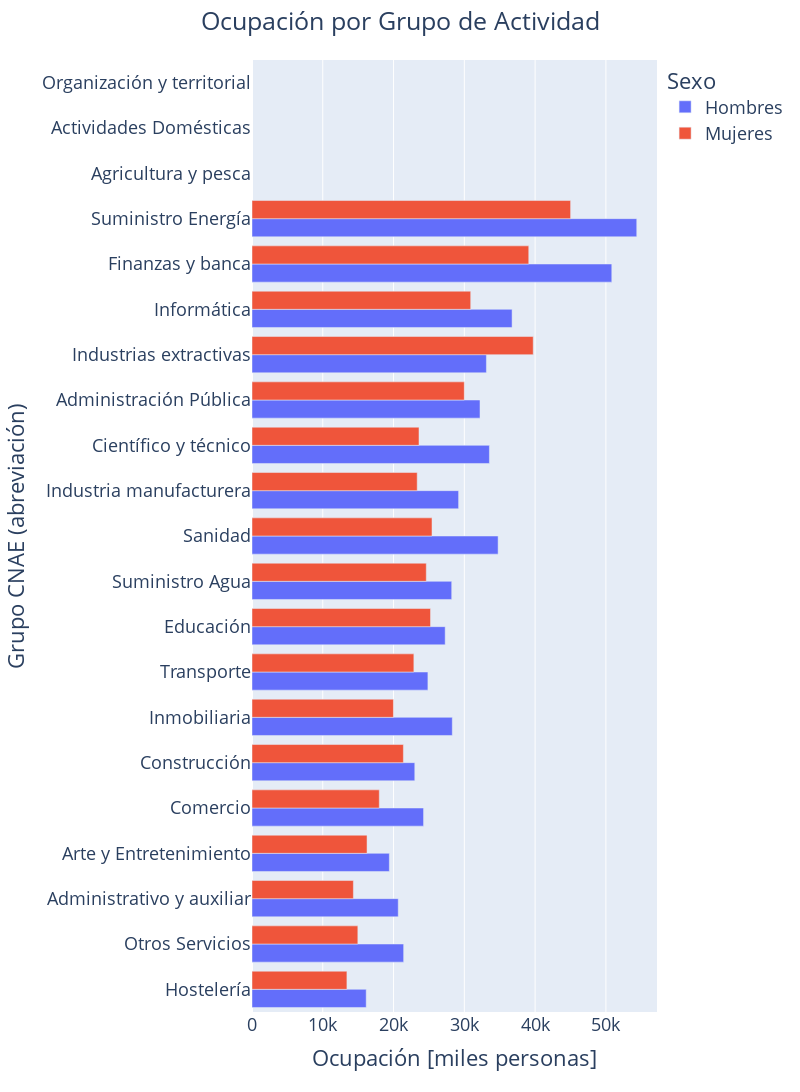

The notebook cell this image was saved under:
### Markdown cell above
2. **Activity groups compared by salary**

### Code cell
# Salary by category

# df_1 (2019, no all sections) sorted by ambos sexos grouped
sorted_tags = df_1.loc[df_1['Sexo'] == "Ambos sexos"].sort_values(by = "Salario", ascending = True)['tag']
df_2 = df_1.set_index('tag').loc[sorted_tags].reset_index()
df_2 = df_2.loc[df_2['Sexo'] != "Ambos sexos"]

fig = px.bar( 
        df_2, 
        y = 'grupo', 
        x = 'Salario',
        color = 'Sexo', 
        barmode = "group", 
        hover_data = ['Grupo CNAE 2009'], 
        orientation = 'h',
        height = 1200,
        width = 800, 
)

fig.update_layout(
        title_text='Ocupación por Grupo de Actividad', 
        title_x = 0.5,
        xaxis_title="Ocupación [miles personas]",
        yaxis_title="Grupo CNAE (abreviación)",
        font=dict(
        #family="Courier New, monospace",
        size=18,
        #color="RebeccaPurple"
        ),
)

### Figure 1 — Plotly figure (JSON) as saved in the notebook; plotly's stock layout.template omitted (floating-point values rounded to 4 significant figures)
{"data": [{"alignmentgroup": "True", "customdata": [["I Hostelería"], ["S Otros servicios"], ["N Actividades administrativas y servicios auxiliares"], ["R Actividades artísticas, recreativas y de entretenimiento"], ["G Comercio al por mayor y al por menor, reparación de vehículos de motor y motocicletas"], ["F Construcción"], ["L Actividades inmobiliarias"], ["H Transporte y almacenamiento"], ["P Educación"], ["E Suministro de agua, actividades de saneamiento, gestión de residuos y descontaminación"], ["Q Actividades sanitarias y de servicios sociales"], ["C Industria manufacturera"], ["M Actividades profesionales, científicas y técnicas"], ["O Administración Pública y defensa, Seguridad Social obligatoria"], ["B Industrias extractivas"], ["J Información y comunicaciones"], ["K Actividades financieras y de seguros"], ["D Suministro de energía eléctrica, gas, vapor y aire acondicionado"], ["A Agricultura, ganadería, silvicultura y pesca"], ["T Actividades de los hogares como empleadores de personal doméstico, actividades de los hogares como productores de bienes y servicios para uso propio"], ["U Actividades de organizaciones y organismos extraterritoriales"]], "hovertemplate": "Sexo=Hombres<br>Salario=%{x}<br>grupo=%{y}<br>Grupo CNAE 2009=%{customdata[0]}<extra></extra>", "legendgroup": "Hombres", "marker": {"color": "#636efa", "pattern": {"shape": ""}}, "name": "Hombres", "offsetgroup": "Hombres", "orientation": "h", "showlegend": true, "textposition": "auto", "type": "bar", "x": [16130.0, 21430.0, 20660.0, 19400.0, 24240.0, 23000.0, 28300.0, 24850.0, 27290.0, 28210.0, 34770.0, 29190.0, 33540.0, 32210.0, 33120.0, 36750.0, 50830.0, 54360.0, null, null, null], "xaxis": "x", "y": ["Hostelería", "Otros Servicios", "Administrativo y auxiliar", "Arte y Entretenimiento", "Comercio", "Construcción", "Inmobiliaria", "Transporte", "Educación", "Suministro Agua", "Sanidad", "Industria manufacturera", "Científico y técnico", "Administración Pública", "Industrias extractivas", "Informática", "Finanzas y banca", "Suministro Energía", "Agricultura y pesca", "Actividades Domésticas", "Organización y territorial"], "yaxis": "y"}, {"alignmentgroup": "True", "customdata": [["I Hostelería"], ["S Otros servicios"], ["N Actividades administrativas y servicios auxiliares"], ["R Actividades artísticas, recreativas y de entretenimiento"], ["G Comercio al por mayor y al por menor, reparación de vehículos de motor y motocicletas"], ["F Construcción"], ["L Actividades inmobiliarias"], ["H Transporte y almacenamiento"], ["P Educación"], ["E Suministro de agua, actividades de saneamiento, gestión de residuos y descontaminación"], ["Q Actividades sanitarias y de servicios sociales"], ["C Industria manufacturera"], ["M Actividades profesionales, científicas y técnicas"], ["O Administración Pública y defensa, Seguridad Social obligatoria"], ["B Industrias extractivas"], ["J Información y comunicaciones"], ["K Actividades financieras y de seguros"], ["D Suministro de energía eléctrica, gas, vapor y aire acondicionado"], ["A Agricultura, ganadería, silvicultura y pesca"], ["T Actividades de los hogares como empleadores de personal doméstico, actividades de los hogares como productores de bienes y servicios para uso propio"], ["U Actividades de organizaciones y organismos extraterritoriales"]], "hovertemplate": "Sexo=Mujeres<br>Salario=%{x}<br>grupo=%{y}<br>Grupo CNAE 2009=%{customdata[0]}<extra></extra>", "legendgroup": "Mujeres", "marker": {"color": "#EF553B", "pattern": {"shape": ""}}, "name": "Mujeres", "offsetgroup": "Mujeres", "orientation": "h", "showlegend": true, "textposition": "auto", "type": "bar", "x": [13410.0, 14950.0, 14320.0, 16250.0, 17980.0, 21390.0, 19980.0, 22870.0, 25220.0, 24620.0, 25430.0, 23340.0, 23590.0, 29990.0, 39730.0, 30900.0, 39100.0, 45010.0, null, null, null], "xaxis": "x", "y": ["Hostelería", "Otros Servicios", "Administrativo y auxiliar", "Arte y Entretenimiento", "Comercio", "Construcción", "Inmobiliaria", "Transporte", "Educación", "Suministro Agua", "Sanidad", "Industria manufacturera", "Científico y técnico", "Administración Pública", "Industrias extractivas", "Informática", "Finanzas y banca", "Suministro Energía", "Agricultura y pesca", "Actividades Domésticas", "Organización y territorial"], "yaxis": "y"}], "layout": {"barmode": "group", "font": {"size": 18}, "height": 1200, "legend": {"title": {"text": "Sexo"}, "tracegroupgap": 0}, "margin": {"t": 60}, "title": {"text": "Ocupación por Grupo de Actividad", "x": 0.5}, "width": 800, "xaxis": {"anchor": "y", "domain": [0, 1], "title": {"text": "Ocupación [miles personas]"}}, "yaxis": {"anchor": "x", "domain": [0, 1], "title": {"text": "Grupo CNAE (abreviación)"}}}}
